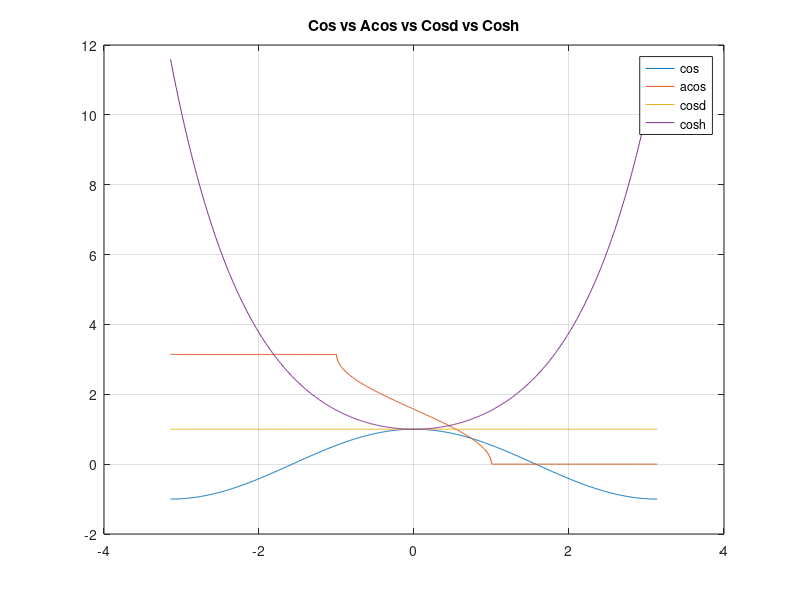

The MATLAB script that drew this image:
figure(1);
x=[-pi:0.01:pi];
y = cos(x);
y2 = acos(x);
y3 = cosd(x);
y4 = cosh(x);

% Plot the signal versus time:
plot(x,y);
hold on;
plot(x,y2);
hold on;
plot(x,y3);
hold on;
plot(x,y4);

grid on;
%xlabel('time (in seconds)');
title('Cos vs Acos vs Cosd vs Cosh');
legend('cos', 'acos', 'cosd', 'cosh')
